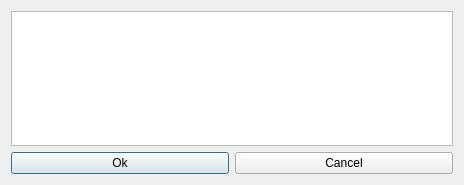
<?xml version="1.0" encoding="UTF-8"?>
<ui version="4.0">
 <class>Dialog</class>
 <widget class="QDialog" name="Dialog">
  <property name="geometry">
   <rect>
    <x>0</x>
    <y>0</y>
    <width>464</width>
    <height>185</height>
   </rect>
  </property>
  <property name="windowTitle">
   <string>Dialog</string>
  </property>
  <layout class="QGridLayout" name="gridLayout">
   <item row="0" column="0">
    <layout class="QVBoxLayout" name="verticalLayout">
     <item>
      <widget class="QTextEdit" name="comment_te"/>
     </item>
     <item>
      <layout class="QHBoxLayout" name="horizontalLayout">
       <item>
        <widget class="QPushButton" name="ok_pb">
         <property name="text">
          <string>Ok</string>
         </property>
        </widget>
       </item>
       <item>
        <widget class="QPushButton" name="cancel_pb">
         <property name="text">
          <string>Cancel</string>
         </property>
        </widget>
       </item>
      </layout>
     </item>
    </layout>
   </item>
  </layout>
 </widget>
 <resources/>
 <connections/>
</ui>
